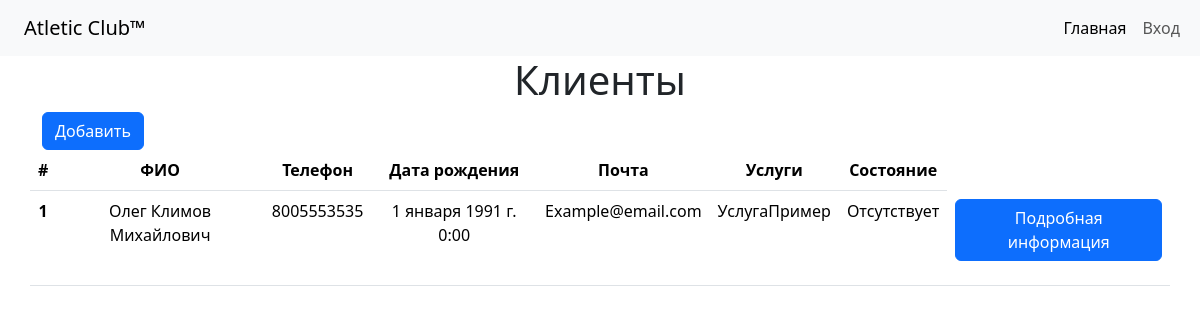
/clients/, run on the app's committed database.
### diplom/clients/models.py (models this page shows, shortened)
class Clients(models.Model):
    date = models.DateTimeField(auto_now_add=True)
    last_name = models.CharField(max_length=250, verbose_name='Фамилия')
    first_name = models.CharField(max_length=250, verbose_name='Имя')
    patronymic = models.CharField(max_length=250, verbose_name='Отчетство')
    legal_adress = models.CharField(max_length=250, verbose_name='Адресс прописки')
    physical_adress = models.CharField(max_length=250, verbose_name='Фактический адресс')
    inn = models.IntegerField()
    kpp = models.IntegerField()
    bank = models.IntegerField()
    phone = models.CharField(max_length=14)
    email = models.EmailField()
    date_of_birth = models.DateTimeField()
    passports_series = models.IntegerField()
    passports_number = models.IntegerField()
    services = models.ForeignKey(Services, on_delete=models.DO_NOTHING, verbose_name='Услуги')
    user_state = models.ForeignKey(Status, on_delete=models.DO_NOTHING, verbose_name='Статус')

### diplom/services/models.py (models this page shows, shortened)
class Services(models.Model):
    date = models.DateField(blank="True", verbose_name="Дата")
    name = models.CharField(max_length=250, verbose_name='Наименование')
    description = models.TextField(max_length=250, verbose_name='Описание')
    price = models.IntegerField(verbose_name='Стоимость')
    unit = models.IntegerField(verbose_name='Единица измерения')

### diplom/manager/models.py (models this page shows, shortened)
class Status(models.Model):
    name = models.CharField(max_length=250)

### diplom/clients/views.py (the view)
# urls.py: path('', views.ClientListView.as_view(), name='client_list'),
class ClientListView(ListView):
    model = models.Clients
    template_name = 'clients/client_list.html'
    context_object_name = 'clients'

### diplom/templates/clients/client_list.html
{% extends 'base.html' %}
{% block content %}
<table class="table text-center container">
    <div class="container">
      <h1 align="center">Клиенты</h1>
      <form action="{% url 'client_create' %}">
        <input class="btn btn-primary" type="submit" value="Добавить">
      </form>
    </div>
    <thead>
      <tr>
        <th scope="col">#</th>
        <th scope="col">ФИО</th>
        <th scope="col">Телефон</th>
        <th scope="col">Дата рождения</th>
        <th scope="col">Почта</th>
        <th scope="col">Услуги</th>
        <th scope="col">Состояние</th>
      </tr>
    </thead>
    <tbody>
        {% for c in clients %}
      <tr>
        <th scope="row">{{c.pk}}</th>
        <td>{{c.first_name}} {{ c.last_name }} {{ c.patronymic }}</td>
        <td>{{c.phone}}</td>
        <td>{{c.date_of_birth}}</td>
        <td>{{c.email}}</td>
        <td>{{c.services.name}}</td>
        <td>{{c.user_state.name}}</td>
        <td>
          <form action="{% url 'client_show' c.pk %}">
            <button class="btn btn-primary mb-3" type="submit">Подробная информация</button>
          </form>
        </td>
      </tr>
        {% endfor %}
    </tbody>
  </table>
{% endblock %}

### data on the page
Clients: pk "1", first_name "Олег", last_name "Климов", patronymic "Михайлович", phone "8005553535", date_of_birth "1 января 1991 г. 0:00", email "Example@email.com", services.name "УслугаПример", user_state.name "Отсутствует"
